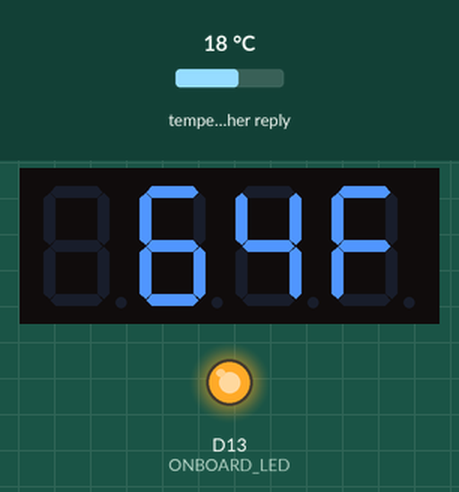
A sketch run on a simulated Arduino MKR. Parts: 4-digit seven-segment display, output pins drawn as LEDs (lit = HIGH). Inputs (shaded band) come from the test bench; at power-on: temperature in the weather reply 18 °C. WiFi joins after 1.5 s; servers stay silent unless stated; web services answer with replies made up by the test bench; what the sketch prints to the serial monitor is not drawn.

Above: at 1.9 s.
At 62.2 s:
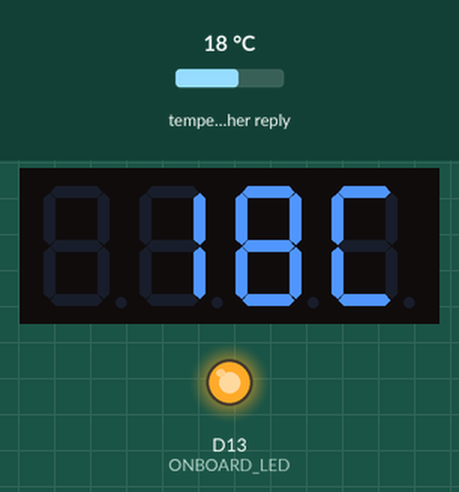

Measured:
- what the display in image 0 shows lasts 60.3 s, from 1.8 s to 62.1 s

The sketch:

web_weather_display.ino
```cpp
// (licence header left out)
// Gets Live Weather Data and Displays it on a big 7-seg Readout

#include <SPI.h>
#include <WiFi101.h>
#include <Arduino_JSON.h>
#include <Adafruit_GFX.h>
#include <Adafruit_LEDBackpack.h>

// Wi-Fi Info
const char WIFI_SSID[]     = "PUT NETWORK NAME HERE";      // Wi-Fi SSID
const char WIFI_PASSWORD[] = "PUT NETWORK PASSWORD HERE";  // Wi-Fi Password

// API Info
const char SERVER[] = "api.openweathermap.org";
const char HOST_STRING[] = "HOST: api.openweathermap.org";
const String API_KEY = "PUT YOU API KEY HERE";
const String CITY = "San Francisco";  // Replace with your City
String UNITS = "F"; // Set to F or C

// Indicate connection status with the On-Board LED
const int ONBOARD_LED = 13;

// Make the 7-Seg Display Object
Adafruit_7segment seven_seg_display = Adafruit_7segment();

// The Arduino is the Client
WiFiClient client;

// To keep track of whether we are associated with a Wi-Fi Access Point:
int wifi_status = WL_IDLE_STATUS;

void setup()
{
  // Configure the right pins for the Wi-Fi chip
  WiFi.setPins(8,7,4,2);

  // Setup the Pins
  pinMode(ONBOARD_LED, OUTPUT);
  digitalWrite(ONBOARD_LED, LOW);

  // Initialize the display on its default I2C Address
  seven_seg_display.begin(0x70);

  // Start the Serial Interface
  Serial.begin(9600);

  // The M0 has a hardware USB interface, so you should leave the following
  // line uncommented if you want it to wait to start initializing until
  // you open the serial monitor. Comment out the following line if you
  // want the sketch to run without opening the serial console (or on battery).
  // while(!Serial);

  Serial.println("Web-Connected Temperature Display");

  Serial.print("Connecting to: ");
  Serial.println(WIFI_SSID);
  WiFi.setTimeout(5000);  // Allow up to 5 seconds for Wi-Fi to connect
  while (wifi_status != WL_CONNECTED)
  {
    wifi_status = WiFi.begin(WIFI_SSID, WIFI_PASSWORD);
  }
  Serial.println("Connected!\n");
  digitalWrite(ONBOARD_LED, HIGH);  // Turn on the Onboard LED when we connect
}

void loop()
{
  // Prepare the API Request
  String api_units = "metric";
  if (UNITS == "F")
  {
    api_units = "imperial";
  }
  String request = "GET /data/2.5/weather?units=" +
                   api_units +
                   "&q=" +
                   CITY +
                   "&appid=" +
                   API_KEY +
                   " HTTP/1.1";

  // Connect to Server and issue a Request
  if (client.connect(SERVER, 80))
  {
    Serial.println("Sending Request: ");
    Serial.println(request);
    Serial.println("");
    client.println(request);
    client.println(HOST_STRING);
    client.println("Connection: close");
    client.println();
  }

  // Wait for available reply
  while (!client.available());

  // Throw data out until we get to the JSON object that starts with '{'
  // Print the header info so issues can be debugged
  while(true)
  {
    char h = client.read();
    if (h == '{') break;
    Serial.print(h);
  }

  // Once we hit the JSON data, read it into a String
  String json = "{";
  do
  {
    char c = client.read();
    json += c;
  } while (client.connected());
  client.stop();
  JSONVar api_object = JSON.parse(json);
  Serial.println("Raw JSON:");
  Serial.println(api_object);
  double temp = (double) api_object["main"]["temp"];
  Serial.print("Temperature = ");
  Serial.print(temp);
  Serial.println(UNITS);

  // Show the temperature on the display
  int temp_round = constrain(round(temp), -99, 999);
  Serial.print("Displaying: ");
  Serial.print(temp_round);
  Serial.println(UNITS);

  // Prints right justified, so multiplying by 10 moves it left one digit
  // This makes room for the "C" or "F" unit to the right
  seven_seg_display.print(temp_round*10);

  // This prints the dot that will serve as the degree sign
  seven_seg_display.writeDigitRaw(2, 0x10);

  // Print the units
  if (UNITS == "F")
  {
    seven_seg_display.writeDigitRaw(4,0x71);  // Print a "F"
    UNITS = "C"; // Show the opposite unit on the next update
  }
  else
  {
    seven_seg_display.writeDigitRaw(4,0x39);  // Print a "C"
    UNITS = "F"; // Show the opposite unit on the next update
  }

  //Write to the display
  seven_seg_display.writeDisplay();

  // Wait about one minute before checking again
  Serial.print("Waiting one minute before next check.");
  for (int i = 0; i <60; i++)
  {
    Serial.print(".");
    delay(1000); // Delay 1 second
  }
  Serial.println("");
  Serial.println("");

}
```
